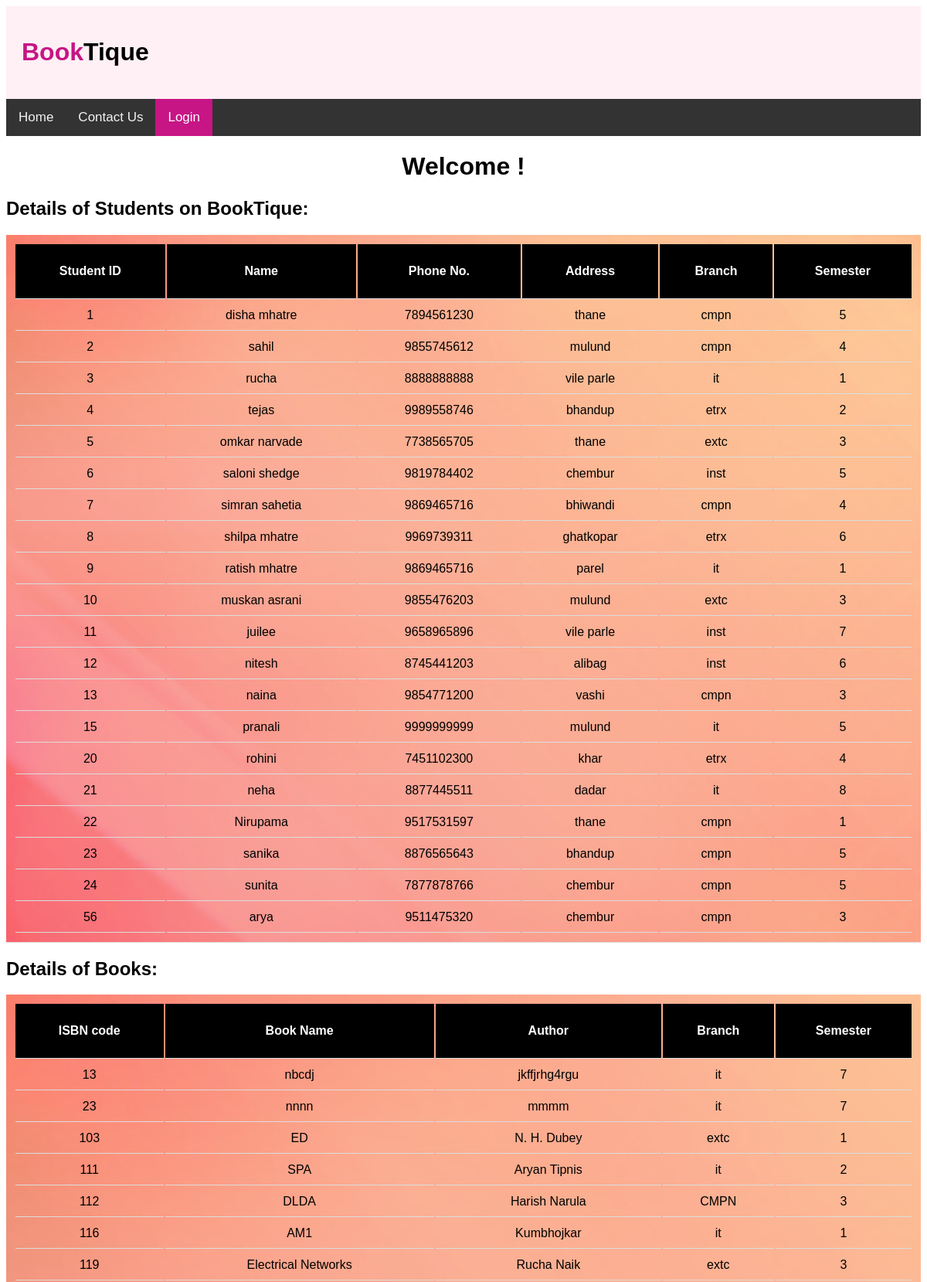
The app's page /adminpage.php (upper part) with its own data.
### tables this page shows
CREATE TABLE `students` (
  `id` int(11) NOT NULL,
  `name` varchar(20) NOT NULL,
  `phone` bigint(20) NOT NULL,
  `address` varchar(20) NOT NULL,
  `branch` varchar(10) NOT NULL,
  `sem` int(11) NOT NULL,
  `email` varchar(30) NOT NULL,
  `password` varchar(20) NOT NULL
);

CREATE TABLE `books` (
  `bisbn` int(11) NOT NULL,
  `bookname` varchar(20) NOT NULL,
  `author` varchar(20) NOT NULL,
  `bbranch` varchar(5) NOT NULL,
  `bsem` int(11) NOT NULL
);

### adminpage.php (the view, shortened to what this page needs)
<?php
$name2=$_SESSION['name'];
	$query1= "SELECT * FROM students";
	$result1=  mysqli_query($conn, $query1);
	$students=mysqli_fetch_all($result1, MYSQLI_ASSOC);
	$query2= "SELECT * FROM books";
	$result2=  mysqli_query($conn, $query2);
	$books=mysqli_fetch_all($result2, MYSQLI_ASSOC);
	?>
<!DOCTYPE html>
	<html>
	<head>
<div class="head">
			<h1><span class="highlight">Book</span>Tique</h1>
		</div>
		<div class="topnav">
  <a  href="index.php">Home</a>
  <a href="contactus.php">Contact Us</a>
  <a class="active" href="login.php">Login</a>
</div>
</head>
<body>
	<div class="normal">	<h1><?php echo 'Welcome '.$name2. '!';?></h1></div>
<h2>Details of Students on BookTique:</h2>
<div class="student-table">
<table>
			<tr>
			<th>Student ID</th>
			<th>Name</th>
			<th>Phone No.</th>
			<th>Address</th>
			<th>Branch</th>
			<th>Semester</th>
		</tr>
		<?php foreach($students as $student ): ?>
			<tr>
			<div class="well">
				<td><?php echo $student['id'];?></td>
				<td><?php echo $student['name'];?></td>
				<td><?php echo $student['phone'];?></td>
				<td><?php echo $student['address'];?></td>
				<td><?php echo $student['branch'];?></td>
				<td><?php echo $student['sem'];?></td>
			</div>
		</tr>
		<?php endforeach;?>
</table>
</div>
<h2>Details of Books:</h2>
<div class="books-table">
<table>
			<tr>
			<th>ISBN code</th>
			<th>Book Name</th>
			<th>Author</th>
			<th>Branch</th>
			<th>Semester</th>
		</tr>
		<?php foreach($books as $book ): ?>
			<tr>
			<div class="well">
				<td><?php echo $book['bisbn'];?></td>
				<td><?php echo $book['bookname'];?></td>
				<td><?php echo $book['author'];?></td>
				<td><?php echo $book['bbranch'];?></td>
				<td><?php echo $book['bsem'];?></td>
			</div>
		</tr>
		<?php endforeach;?>
</table>
</div>
	</body>
	</html>

### adminpage.php (style rules this page uses)
.normal h1 { text-align: center; color: black; }
* { font-family: sans-serif; }
.head h1 { font-family: sans-serif; font-weight: bold; }
.highlight { color:#C71585; }
.head { background-color: #FFF0F5; padding: 20px; }
.topnav { background-color: #333; overflow: hidden; }
.topnav a { float: left; color: #f2f2f2; text-align: center; padding: 14px 16px; text-decoration: none; font-size: 17px; }
.topnav a.active { background-color: #C71585; color: white; }
.well { margin-left: 20px; float: center; }
th { text-align: center; background-color: black ; color: white; }
td { text-align: center; }
table, th, td { border-bottom: 1px solid #ddd; float: center; padding: 10px; }
table { width: 100%; }
th { height: 50px; }
.student-table { background-image: url('admin.jpg'); background-size: cover; }
.books-table { background-image: url('admin.jpg') ; background-size: cover; }

### records on screen
students: id "1", name "disha mhatre", phone "7894561230", address "thane", branch "cmpn", sem "5"
students: id "2", name "sahil", phone "9855745612", address "mulund", branch "cmpn", sem "4"
students: id "3", name "rucha", phone "8888888888", address "vile parle", branch "it", sem "1"
students: id "4", name "tejas", phone "9989558746", address "bhandup", branch "etrx", sem "2"
students: id "5", name "omkar narvade", phone "7738565705", address "thane", branch "extc", sem "3"
students: id "6", name "saloni shedge", phone "9819784402", address "chembur", branch "inst", sem "5"
students: id "7", name "simran sahetia", phone "9869465716", address "bhiwandi", branch "cmpn", sem "4"
students: id "8", name "shilpa mhatre", phone "9969739311", address "ghatkopar", branch "etrx", sem "6"
students: id "9", name "ratish mhatre", phone "9869465716", address "parel", branch "it", sem "1"
students: id "10", name "muskan asrani", phone "9855476203", address "mulund", branch "extc", sem "3"
students: id "11", name "juilee", phone "9658965896", address "vile parle", branch "inst", sem "7"
students: id "12", name "nitesh", phone "8745441203", address "alibag", branch "inst", sem "6"
students: id "13", name "naina", phone "9854771200", address "vashi", branch "cmpn", sem "3"
students: id "15", name "pranali", phone "9999999999", address "mulund", branch "it", sem "5"
students: id "20", name "rohini", phone "7451102300", address "khar", branch "etrx", sem "4"
students: id "21", name "neha", phone "8877445511", address "dadar", branch "it", sem "8"
students: id "22", name "Nirupama", phone "9517531597", address "thane", branch "cmpn", sem "1"
students: id "23", name "sanika", phone "8876565643", address "bhandup", branch "cmpn", sem "5"
students: id "24", name "sunita", phone "7877878766", address "chembur", branch "cmpn", sem "5"
students: id "56", name "arya", phone "9511475320", address "chembur", branch "cmpn", sem "3"
books: bisbn "13", bookname "nbcdj", author "jkffjrhg4rgu", bbranch "it", bsem "7"
books: bisbn "23", bookname "nnnn", author "mmmm", bbranch "it", bsem "7"
books: bisbn "103", bookname "ED", author "N. H. Dubey", bbranch "extc", bsem "1"
books: bisbn "111", bookname "SPA", author "Aryan Tipnis", bbranch "it", bsem "2"
books: bisbn "112", bookname "DLDA", author "Harish Narula", bbranch "CMPN", bsem "3"
books: bisbn "116", bookname "AM1", author "Kumbhojkar", bbranch "it", bsem "1"
books: bisbn "119", bookname "Electrical Networks", author "Rucha Naik", bbranch "extc", bsem "3"
